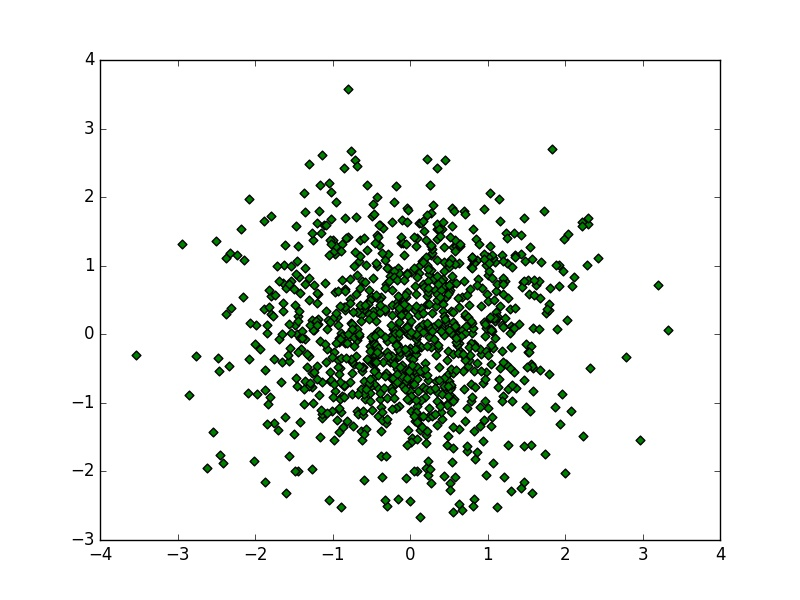

The Python source for this figure:
import matplotlib
matplotlib.use('Agg')
import matplotlib.pyplot as plt
import numpy as np

#scatter
N = 1000

x = np.random.randn(N)
y = np.random.randn(N)

plt.scatter(x,y,s = 20,marker = 'D',c = 'g')
plt.savefig("scatter.jpg")




